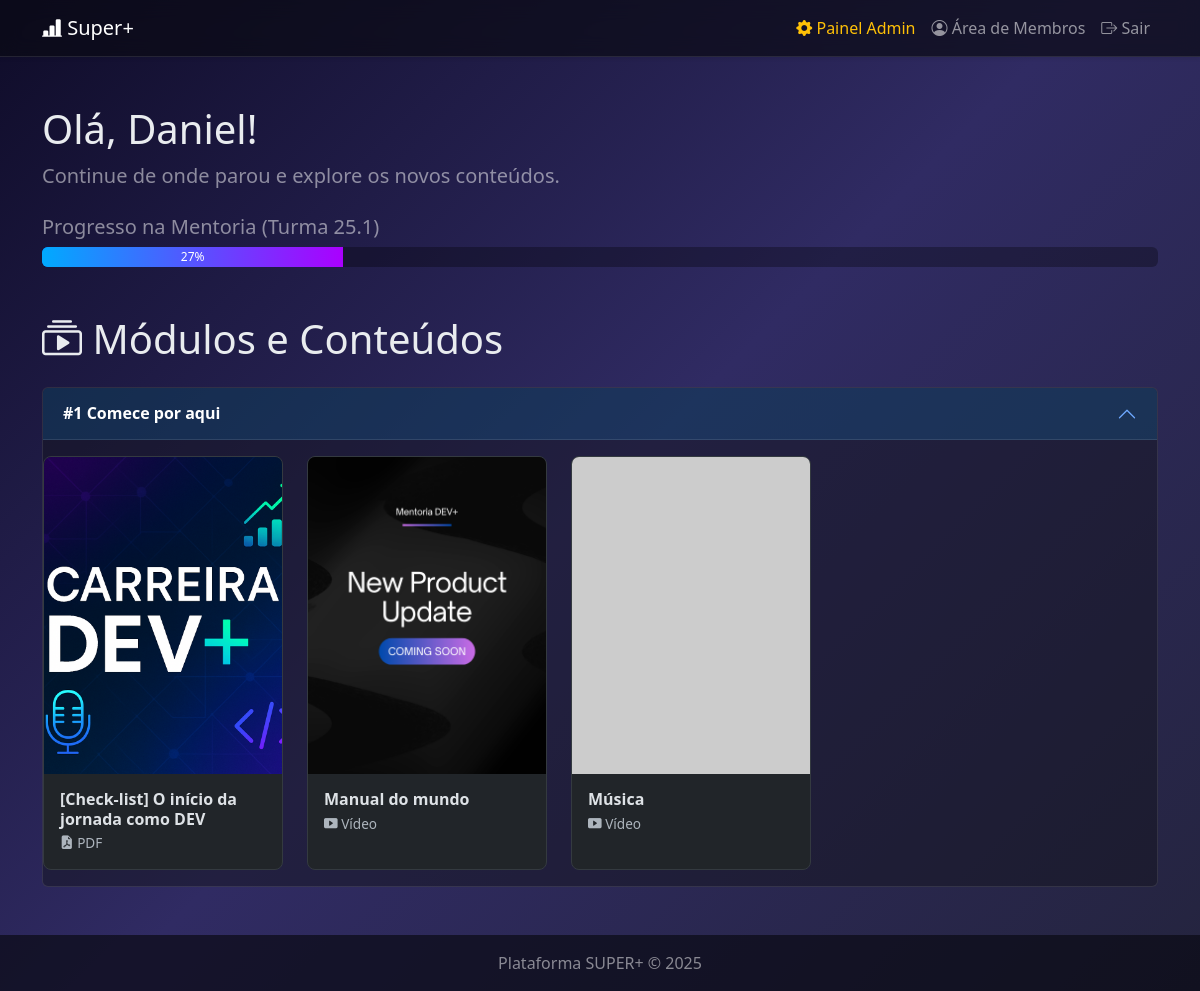
The app's page /area-membros (signed in) with its own data.
### mentoria/models.py (models this page shows, shortened)
class Registros(db.Model, UserMixin):
    __tablename__ = 'registros'
    id = db.Column(db.Integer, primary_key=True)
    nome = db.Column(db.String(100), nullable=False)
    email = db.Column(db.String(100), unique=True, nullable=False, index=True)
    whatsapp = db.Column(db.String(20))
    programa_interesse = db.Column(db.String(100))
    perfil_detalhado = db.Column(db.String(100))
    desafio_detalhado = db.Column(db.String(100))
    escolaridade = db.Column(db.String(100), nullable=True)
    resumo_jornada = db.Column(db.Text)
    produto_interesse_id = db.Column(db.Integer, db.ForeignKey('produtos.id'))
    data_inscricao = db.Column(db.DateTime, default=datetime.utcnow)
    status = db.Column(db.String(50), default='Inscrito')
    token_matricula = db.Column(db.String(32), unique=True, nullable=True)
    plano_escolhido = db.Column(db.String(50), nullable=True)
    password_hash = db.Column(db.String(128))
    is_admin = db.Column(db.Boolean, default=False)
    turma_id = db.Column(db.Integer, db.ForeignKey('turmas.id'))

class Turmas(db.Model):
    __tablename__ = 'turmas'
    id = db.Column(db.Integer, primary_key=True)
    nome_turma = db.Column(db.String(100), unique=True, nullable=False)
    descricao = db.Column(db.Text)
    data_inicio = db.Column(db.Date)
    data_fim = db.Column(db.Date)
    status = db.Column(db.String(50), default='Planejamento')
    mentorados = db.relationship('Registros', backref='turma', lazy='dynamic')
    encontros = db.relationship('Encontros', backref='turma', lazy=True, cascade="all, delete-orphan")
    avisos = db.relationship('Avisos', backref='turma', lazy=True, cascade="all, delete-orphan")
    monitores = db.relationship('Monitores', secondary=turma_monitores, lazy='subquery',
        backref=db.backref('turmas', lazy=True))
    modulos = db.relationship('Modulos', secondary=turma_modulos, lazy='subquery',
        backref=db.backref('turmas', lazy=True))

class Modulos(db.Model):
    __tablename__ = 'modulos'
    id = db.Column(db.Integer, primary_key=True)
    titulo = db.Column(db.String(150), unique=True, nullable=False)
    descricao = db.Column(db.Text)
    ordem = db.Column(db.Integer, default=0)
    thumbnail_url = db.Column(db.String(255))
    conteudos = db.relationship('Conteudos', backref='modulo', lazy=True, cascade="all, delete-orphan")

class Conteudos(db.Model):
    __tablename__ = 'conteudos'
    id = db.Column(db.Integer, primary_key=True)
    modulo_id = db.Column(db.Integer, db.ForeignKey('modulos.id'), nullable=False)
    titulo = db.Column(db.String(150), nullable=False)
    tipo = db.Column(db.String(50))
    url_conteudo = db.Column(db.String(255), nullable=False)
    descricao = db.Column(db.Text)
    ordem = db.Column(db.Integer, default=0)
    thumbnail_url = db.Column(db.String(255), nullable=True)

### mentoria/main/routes.py (the view)
@main.route('/area-membros')
@login_required
def area_membros():
    turma_do_aluno = current_user.turma
    modulos_da_turma = []
    progresso_percent = 0
    avisos_da_turma = []
    if turma_do_aluno:
        modulos_da_turma = sorted(turma_do_aluno.modulos, key=lambda m: m.ordem)
        avisos_da_turma = sorted(turma_do_aluno.avisos, key=lambda a: a.data_publicacao, reverse=True)
        hoje = datetime.utcnow().date()
        inicio = turma_do_aluno.data_inicio
        fim = turma_do_aluno.data_fim
        if inicio and fim and hoje >= inicio:
            if hoje >= fim:
                progresso_percent = 100
            else:
                duracao_total = (fim - inicio).days
                dias_passados = (hoje - inicio).days
                if duracao_total > 0:
                    progresso_percent = round((dias_passados / duracao_total) * 100)
    return render_template('area_membros.html',
                           modulos=modulos_da_turma,
                           progresso=progresso_percent,
                           avisos=avisos_da_turma)

### mentoria/models.py (called while the page is built)
@login_manager.user_loader
def load_user(user_id):
    return Registros.query.get(int(user_id))

### mentoria/templates/area_membros.html (shortened to what this page needs)
{% extends "layout.html" %}
{% block content %}
<div class="toast-container position-fixed top-0 start-50 translate-middle-x p-3" style="z-index: 1100">
</div>
<div class="mb-5">
    <h2 class="display-6">Olá, {{ current_user.nome.split()[0] }}!</h2>
    <p class="lead text-white-50">Continue de onde parou e explore os novos conteúdos.</p>
    {% if current_user.turma and current_user.turma.data_inicio and current_user.turma.data_fim %}
    <div class="mt-4">
        <h5 class="text-white-50">Progresso na Mentoria ({{ current_user.turma.nome_turma }})</h5>
        <div class="progress" role="progressbar" style="height: 20px; background-color: rgba(0,0,0,0.3);"><div class="progress-bar" style="width: {{ progresso }}%; background-image: linear-gradient(to right, var(--primary-glow), var(--secondary-glow));">{{ progresso }}%</div></div>
    </div>
    {% endif %}
</div>
<div class="mb-4">
    <h2 class="display-6"><i class="bi bi-collection-play"></i> Módulos e Conteúdos</h2>
</div>
<div class="accordion" id="modulosAccordion">
    {% for modulo in modulos %}
    <div class="accordion-item">
        <h2 class="accordion-header" id="heading-{{ modulo.id }}">
            <button class="accordion-button {% if not loop.first %}collapsed{% endif %}" type="button" data-bs-toggle="collapse" data-bs-target="#collapse-{{ modulo.id }}">
                {{ modulo.titulo }}
            </button>
        </h2>
        <div id="collapse-{{ modulo.id }}" class="accordion-collapse collapse {% if loop.first %}show{% endif %}" data-bs-parent="#modulosAccordion">
            <div class="accordion-body">
                <div class="content-carousel">
                    {% for conteudo in modulo.conteudos|sort(attribute='ordem') %}
                    <div class="card content-card">
                        <a href="{{ url_for('main.ver_conteudo', id=conteudo.id) }}">
                            <img src="{{ conteudo.thumbnail_url or modulo.thumbnail_url or '[https://placehold.co/300x400/212529/495057?text=](https://placehold.co/300x400/212529/495057?text=)' ~ (conteudo.titulo|urlencode) }}" class="card-img-top" alt="{{ conteudo.titulo }}">
                            <div class="card-body">
                                <h5 class="card-title">{{ conteudo.titulo }}</h5>
                                <p class="card-text"><i class="bi {% if conteudo.tipo == 'Vídeo' %}bi-play-btn-fill{% elif conteudo.tipo == 'PDF' %}bi-file-earmark-pdf-fill{% elif conteudo.tipo == 'Slides' %}bi-file-earmark-slides-fill{% else %}bi-link-45deg{% endif %}"></i> {{ conteudo.tipo }}</p>
                            </div>
                        </a>
                    </div>
                    {% else %}
                    <div class="p-4"><p class="text-muted">Nenhum conteúdo disponível neste módulo.</p></div>
                    {% endfor %}
                </div>
            </div>
        </div>
    </div>
    {% else %}
    <div class="text-center p-5 card">
        <h2>Nenhum conteúdo liberado para si no momento.</h2>
        <p class="text-white-50">Fique de olho no seu e-mail para novidades!</p>
    </div>
    {% endfor %}
</div>
{% endblock %}

### mentoria/templates/layout.html (shortened to what this page needs)
<!doctype html>
<html lang="pt-br" class="h-100" data-bs-theme="dark">
<head>
    <link rel="icon" type="image/x-icon" href="{{ url_for('static', filename='img/icone_desenvolvedor.ico') }}">    <link href="https://cdn.jsdelivr.net/npm/bootstrap@5.3.3/dist/css/bootstrap.min.css" rel="stylesheet">
    <link rel="stylesheet" href="https://cdn.jsdelivr.net/npm/bootstrap-icons@1.11.3/font/bootstrap-icons.min.css">
</head>
<body class="d-flex flex-column h-100">
    <nav class="navbar navbar-expand-lg navbar-dark shadow-sm">
        <div class="container">
            <a class="navbar-brand" href="{{ url_for('main.index') }}">
                <i class="bi bi-bar-chart-line-fill"></i>
                Super+
            </a>
            <div class="collapse navbar-collapse" id="navbarNav">
                <ul class="navbar-nav ms-auto mb-2 mb-lg-0">
                    {% if current_user.is_authenticated %}
                        {% if current_user.is_admin %}
                        <li class="nav-item">
                            <a class="nav-link text-warning" href="{{ url_for('admin.admin_dashboard') }}">
                                <i class="bi bi-gear-fill"></i> Painel Admin
                            </a>
                        </li>
                        {% endif %}
                        <li class="nav-item"><a class="nav-link" href="{{ url_for('main.area_membros') }}"><i class="bi bi-person-circle"></i> Área de Membros</a></li>
                        <li class="nav-item"><a class="nav-link" href="{{ url_for('main.logout') }}"><i class="bi bi-box-arrow-right"></i> Sair</a></li>
                    {% else %}
                        <li class="nav-item"><a class="nav-link" href="{{ url_for('main.login') }}"><i class="bi bi-box-arrow-in-right"></i> Login</a></li>
                    {% endif %}
                </ul>
            </div>
        </div>
    </nav>
    <main class="flex-shrink-0">
        <div class="container my-5">
            {% block content %}{% endblock %}
        </div>
    </main>
    <footer class="footer mt-auto py-3 text-white-50" style="background-color: rgba(10, 10, 20, 0.7);">
        <div class="container text-center">
            <span>Plataforma SUPER+ © 2025</span>
        </div>
    </footer>
</body>
</html>

### mentoria/templates/layout.html (style rules this page uses)
:root { --primary-glow: #00aaff; --secondary-glow: #aa00ff; --background-start: #0f0c29; --background-mid: #302b63; --background-end: #24243e; }
body { background: linear-gradient(135deg, var(--background-start), var(--background-mid), var(--background-end)); background-attachment: fixed; color: #e9ecef; }
.navbar { background-color: rgba(10, 10, 20, 0.7) !important; backdrop-filter: blur(10px); border-bottom: 1px solid rgba(255, 255, 255, 0.1); }
.content-carousel { display: flex; overflow-x: auto; scroll-behavior: smooth; padding: 1rem; margin: 0 -1rem; gap: 1.5rem; }
.content-card { flex: 0 0 auto; width: 240px; transition: transform 0.2s ease-in-out, box-shadow 0.2s ease-in-out; border-radius: 0.5rem; overflow: hidden; background-color: #212529; border: 1px solid #343a40; }
.content-card a { text-decoration: none; color: inherit; }
.content-card .card-img-top { aspect-ratio: 3 / 4; object-fit: cover; }
.content-card .card-body { padding: 1rem; }
.content-card .card-title { font-size: 1rem; font-weight: bold; margin-bottom: 0.25rem; }
.content-card .card-text { font-size: 0.85rem; color: #adb5bd; }

### mentoria/templates/area_membros.html (style rules this page uses)
.accordion-button { background-color: rgba(33, 37, 41, 0.7); color: #e9ecef; font-weight: bold; }
.accordion-button:not(.collapsed) { color: #fff; background-color: rgba(0, 170, 255, 0.15); box-shadow: inset 0 -1px 0 rgba(255, 255, 255, 0.1); }
.accordion-item { background-color: rgba(20, 20, 30, 0.5); border: 1px solid rgba(255, 255, 255, 0.1); }
.accordion-body { padding: 0; }

### records on screen
Registros: nome "Daniel"
Turmas: turma.nome_turma "Turma 25.1"
Modulos: titulo "#1 Comece por aqui"
Conteudos: thumbnail_url (picture), titulo "[Check-list] O início da jornada como DEV", tipo "PDF"
Conteudos: thumbnail_url (picture), titulo "Manual do mundo", tipo "Vídeo"
Conteudos: titulo "Música", tipo "Vídeo"

### other values on screen
{{ progresso }} "27"
